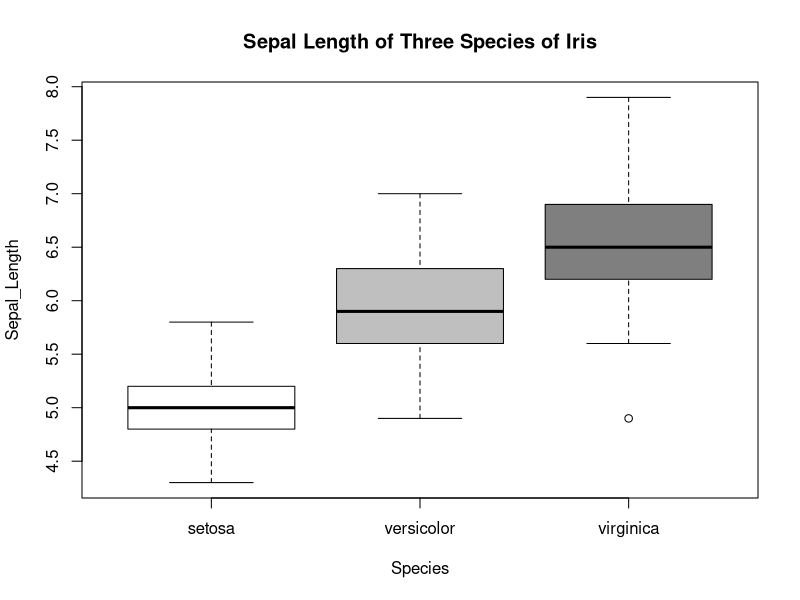
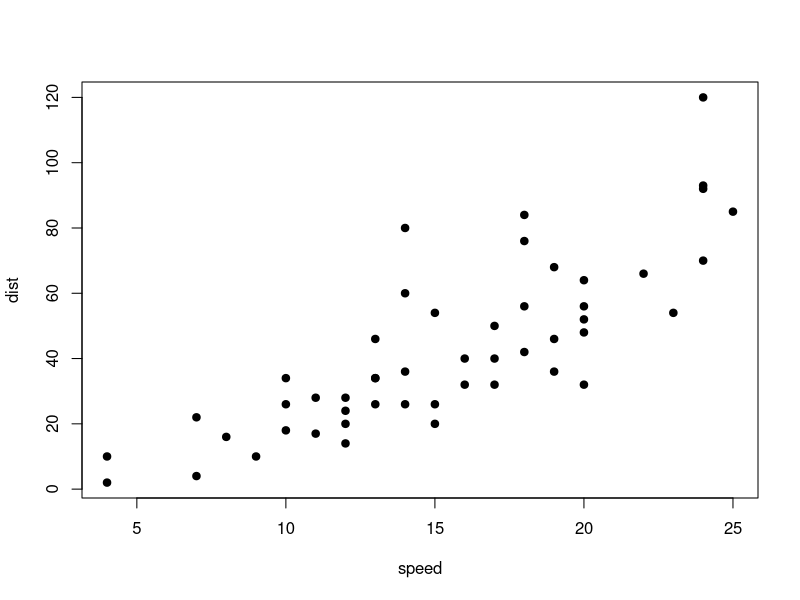

Source code (R) for these figures, in order:
## ---- chunk 1
#iris
boxplot(Sepal.Length~Species, data= iris, xlab= "Species", ylab= "Sepal_Length", col=c("grey100", "grey75", "grey50"))
title("Sepal Length of Three Species of Iris")
## ---- chunk 2
head(cars)
## ---- chunk 3
plot(dist~speed, data=cars, pch=19)

## ---- chunk 4
fit.cars=lm(dist~speed, data=cars)
summary(fit.cars)
## ---- chunk 5
